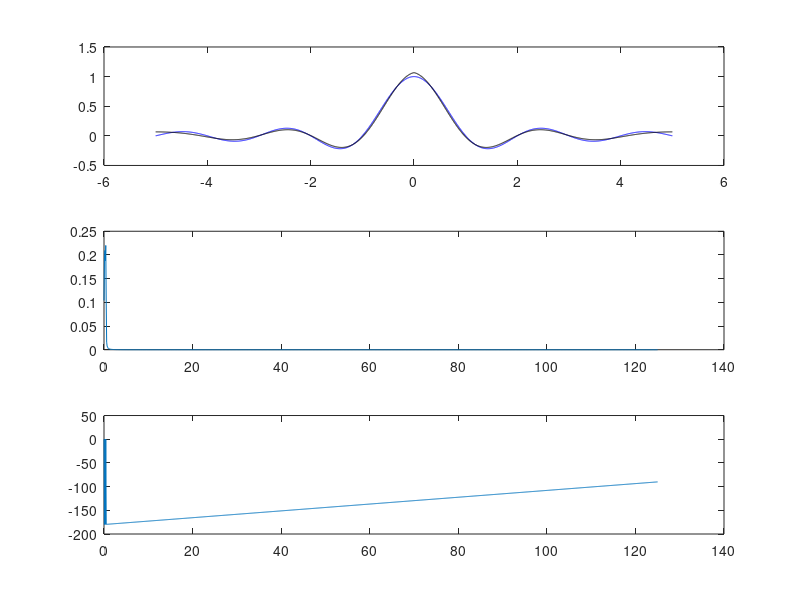

This figure's MATLAB source:
samplingRate=0.004;       
Fmax=0.5/samplingRate;
nt=2501; 
t=(-(nt-1)/2:(nt-1)/2)*samplingRate;
df=2*Fmax/(nt-1);
f=(0:(nt-1)/2)*df;

s=sinc(t);

S=fft(s);
A=abs(S);
amp=A(1:(nt+1)/2)/nt;
amp(2:end-1)=2*amp(2:end-1);
phase=atan2(imag(S(1:(nt+1)/2)),real(S(1:(nt+1)/2)))*180/pi;

%figure 
%subplot(2,1,1)
%plot(real(S))
%subplot(2,1,2)
%plot(imag(S))

ss=ifft(A);
temp=ss(1:(nt+1)/2);
ss(1:(nt-1)/2)=ss((nt+3)/2:end);
ss((nt+1)/2:end)=temp;

figure
subplot(3,1,1)
plot(t,s,'b',t,ss,'k')
subplot(3,1,2)
plot(f,amp)
subplot(3,1,3)
plot(f,phase)
